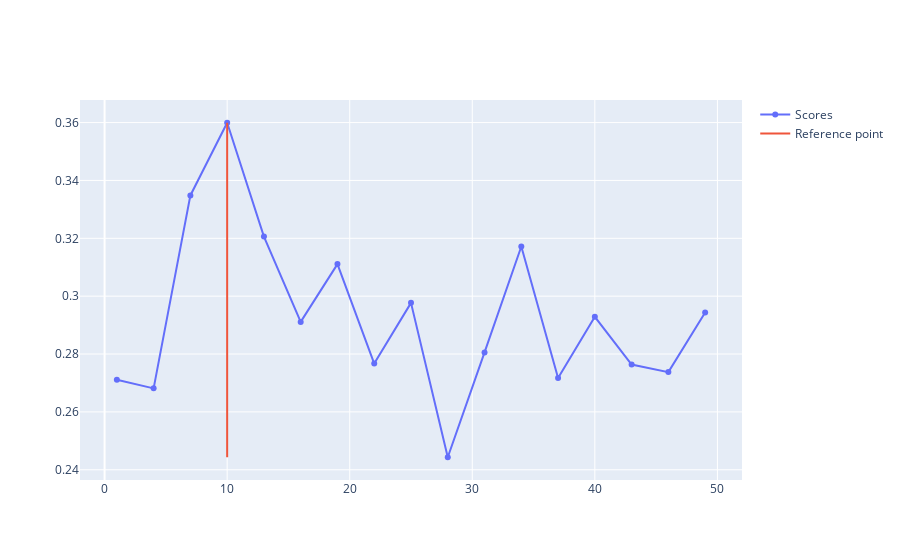

Source (notebook cell):
### Code cell
no_topics_multex = 10
plot_topic_scores(multex_scores,reference = no_topics_multex)

multex_model = extract_model(multex_scores, no_topics_multex)
print(multex_model)
